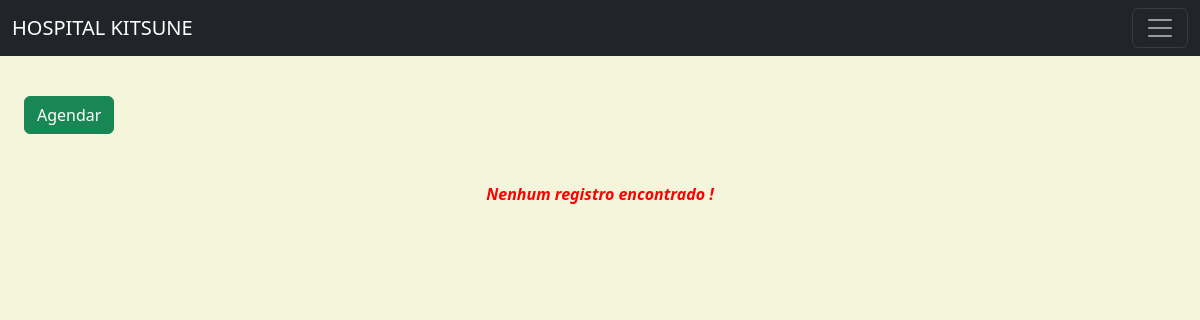
The page /consultIndex.php on the database as committed earlier.
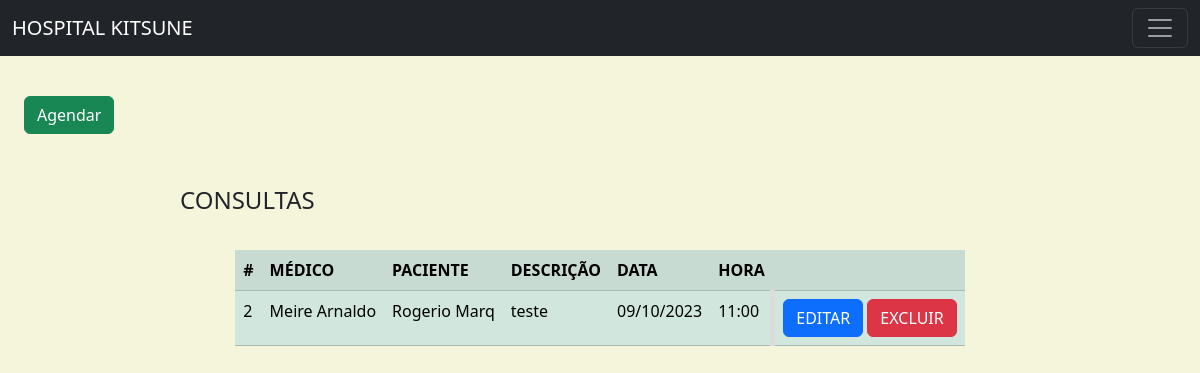
The same page on the database as committed later.
### tables this page shows
CREATE TABLE `consult` (
  `id` int(10) NOT NULL,
  `doctors_id` int(11) NOT NULL,
  `patient_id` int(10) NOT NULL,
  `description` text DEFAULT NULL,
  `data` date DEFAULT NULL,
  `hour` time(6) DEFAULT NULL,
  `active` tinyint(1) NOT NULL DEFAULT 1
);

CREATE TABLE `doctors` (
  `id` int(10) NOT NULL,
  `CRM` int(10) DEFAULT NULL,
  `name` varchar(40) DEFAULT NULL,
  `email` varchar(45) DEFAULT NULL,
  `phone` varchar(30) DEFAULT NULL,
  `expertise` varchar(60) DEFAULT NULL,
  `active` tinyint(1) NOT NULL DEFAULT 1
);

CREATE TABLE `patient` (
  `id` int(10) NOT NULL,
  `CPF` varchar(20) DEFAULT NULL,
  `name` varchar(50) DEFAULT NULL,
  `email` varchar(50) DEFAULT NULL,
  `phone` varchar(25) DEFAULT NULL,
  `address` varchar(60) DEFAULT NULL,
  `active` tinyint(1) NOT NULL DEFAULT 1
);

### consultIndex.php (the view, shortened to what this page needs)
<?php
include 'header.php';
include 'config.php';
$sql = $conn->prepare('SELECT consult.*,
    doctors.name AS doctor_name,
    patient.name AS patient_name
    FROM consult
    JOIN doctors ON consult.doctors_id = doctors.id
    JOIN patient ON consult.patient_id = patient.id
    WHERE consult.active = 1');
$sql->execute();
$consults = $sql->fetchAll(PDO::FETCH_ASSOC);
echo '<a class="btn btn-success" href="consultForm.php" role="button" style="margin-top: 8%; margin-left:2%; margin-bottom: 4% ">Agendar</a>';
if(count($consults) > 0){
    echo "<legend style= 'padding-left:15%; padding-bottom:2%'>CONSULTAS</legend> ";
    echo "<div class='container-fluid' style='display:grid; justify-content: center; align-items: center;'>";
        echo "<table class='table table-success table-striped' style='margin:auto; margin-right: 10%;max-width: 100%;border-radius: 6px;'>";
        echo "<tr>";
            echo "<th>#</th>";
            echo "<th>MÉDICO</th>";
            echo "<th>PACIENTE</th>";
            echo "<th>DESCRIÇÃO</th>";
            echo "<th>DATA</th>";
            echo "<th>HORA</th>";
            echo "<th ></th>";
            echo "</tr>";
            foreach ($consults as $row) {
                echo "<tr>";
                echo "<td>" . $row['id'] . "</td>";
                echo "<td>" . $row['doctor_name'] . "</td>";
                echo "<td>" . $row['patient_name'] . "</td>";
                echo "<td>" . $row['description'] . "</td>";
                echo "<td>" . date('d/m/Y', strtotime($row['data'])) . "</td>";
                echo "<td>" . substr($row['hour'], 0, 5) . "</td>";
                echo "<td style='border-left: 5px solid gainsboro;'>
                <a href='editConsult.php?id=" . $row['id'] . "' class='btn btn-primary'>EDITAR</a>
                <button data-id='" . $row['id'] . "' class='btn btn-danger delete-btn'>EXCLUIR</button></td>";
                echo "</tr>";
            }
            echo "</table>";
    echo "</div>";
        } else {
            echo "<p style='font-weight: bold;  color: red; font-style: italic; display: flex; justify-content: center;'>Nenhum registro encontrado !</p>";
        }
?>

Rows that differ between the two databases and show on the page:
added consult: id "2", doctors.name "Meire Arnaldo", patient.name "Rogerio Marq", description "teste", data "09/10/2023", hour "11:00"
Other text that changed with them:
text no longer shown: "Nenhum registro encontrado !"
text now shown: "CONSULTAS # MÉDICO PACIENTE DESCRIÇÃO DATA HORA"
